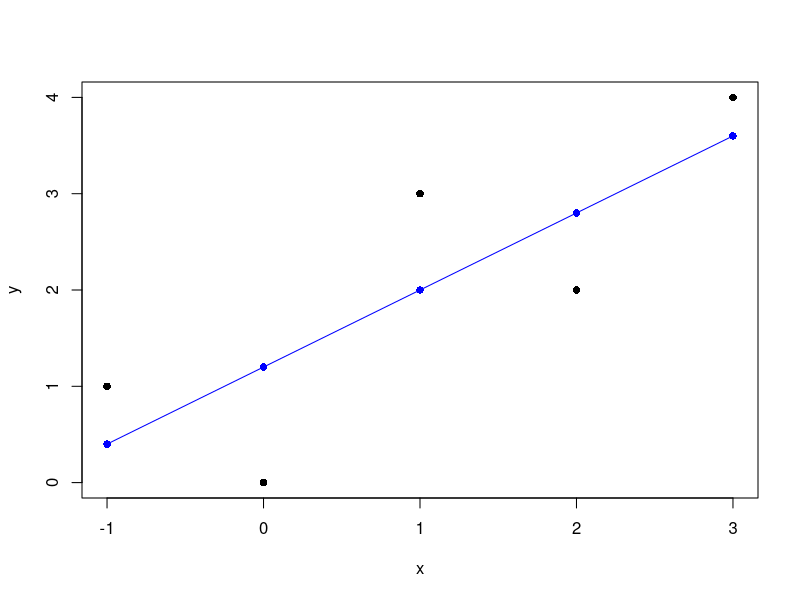
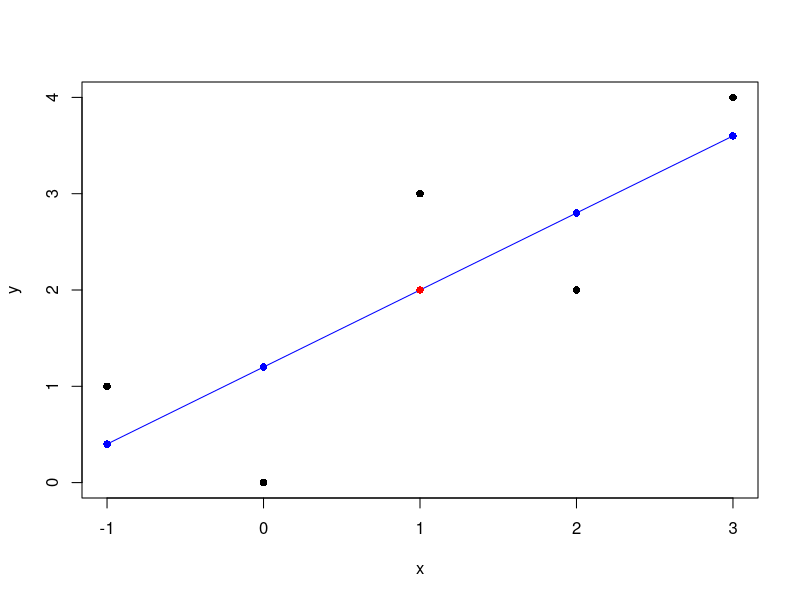

The R source for these figures, in order:
#2.1 e

x = c(-1,0,1,2,3)
y = c(1,0,3,2,4)
estimate_y = c(0.4,1.2,2,2.8,3.6)

plot(x, y,
     xlab="x", 
     ylab="y",
     pch = 16, 
     col = 1
     )
points(x,estimate_y, 
       pch=16,                
       col="blue")  
lines(x, estimate_y, col = "blue")


#2.1 f

x = c(-1,0,1,2,3)
y = c(1,0,3,2,4)
estimate_y = c(0.4,1.2,2,2.8,3.6)

plot(x, y,
     xlab="x", 
     ylab="y",
     pch = 16, 
     col = 1
)
points(x,estimate_y, 
       pch=16,                
       col="blue")  
lines(x, estimate_y, col = "blue")


points(1,2, 
       pch=16,                
       col="red")  
